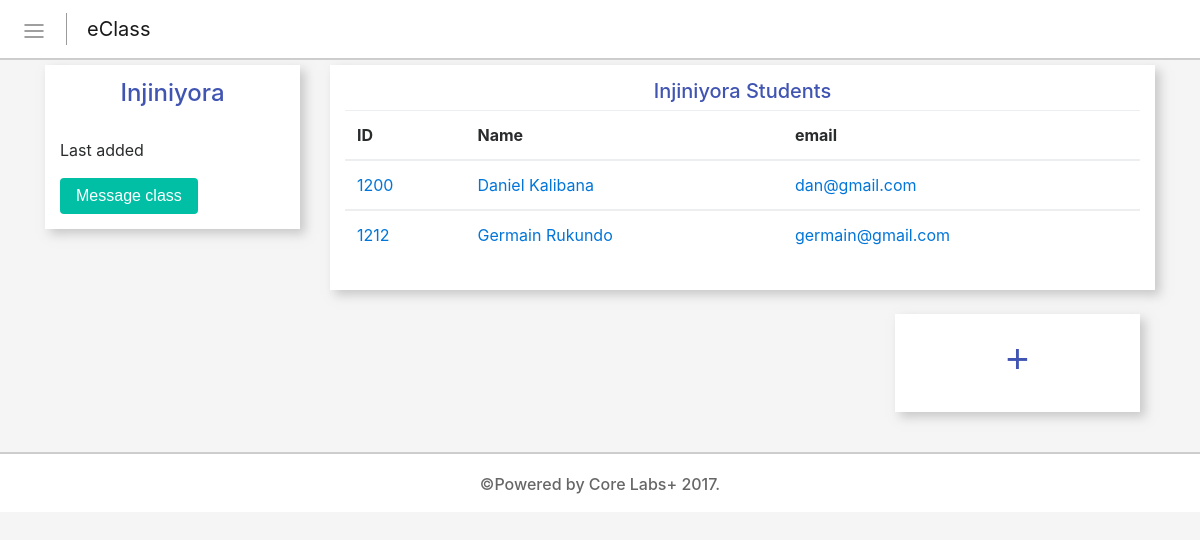
The app's page /t/class=3 (signed in), older data.
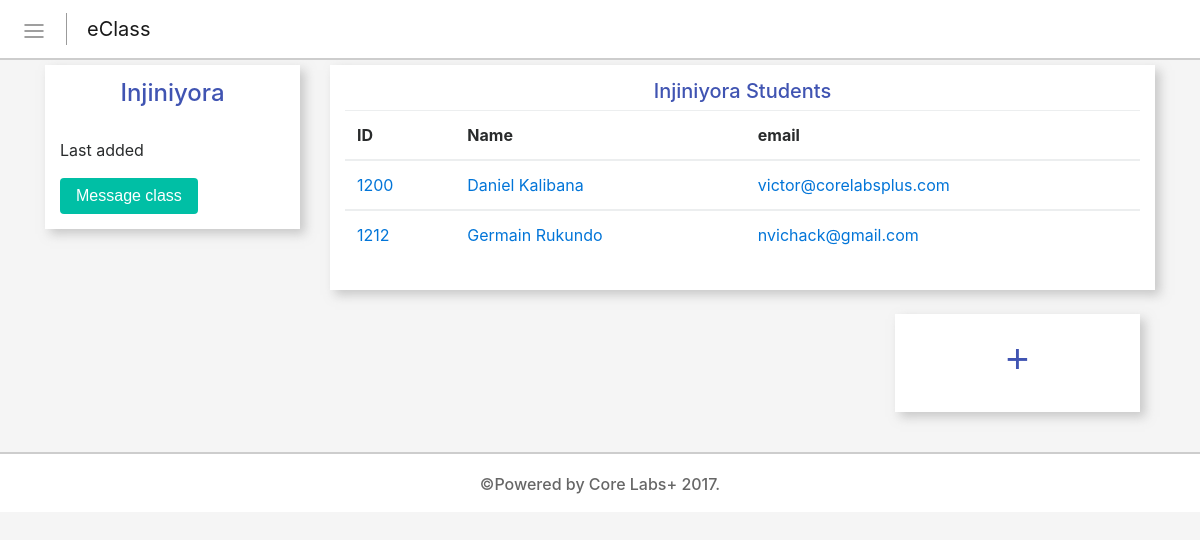
The same page, newer data.
### eclass/models.py (models this page shows, shortened)
class student(models.Model):
	first_name = models.CharField(max_length=100, help_text="Add First name")
	last_name = models.CharField(max_length=100, help_text="Add Last name")
	email = models.EmailField(help_text="Add Email")
	id_number = models.CharField(max_length=50, help_text="Add ID", unique=True)
	eclass = models.ForeignKey(eclass, help_text="Choose a class", on_delete=models.CASCADE)
	username = models.ForeignKey(User, help_text="Associated user", on_delete=models.CASCADE)
	Pending = 'Pending'
	created = 'created'
	statuses = {
	(Pending, 'Pending'),
	(created, 'created'),
	}
	status = models.CharField(max_length=20, choices=statuses, default="Pending")

### eclass/views.py (the view)
# urls.py: url(r't/class=(?P<class_id>\d+)', views.admin_class, name="Class"),
@login_required(login_url="/login")
def admin_class(request, class_id):
	user = request.user
	if user.is_superuser:
		instance = get_object_or_404(eclass, id=class_id)
		data = {}
		data['class'] = eclass.objects.get(pk=class_id)
		data['students'] = student.objects.filter(eclass = eclass.objects.get(pk=class_id))
		return render(request, 'admin-class.html', data)
	else:
		return redirect('/error')

### templates/admin-class.html (shortened to what this page needs)
{% extends 'admin-sidebar.html' %}
{% load staticfiles %}
{% block content %}
	<div class="container under-navbar">
		<div class="row">
			<div class="col-md-3 class-holder">
				<div class="col-content with-box-shadow class">
					<h4 align="center" class="color-pink">{{class.name}}</h4>
					<br>
					<p>{{class.description}}</p>
					<button class="btn btn-default green-bcg white transparent-btn" data-toggle="modal" data-target="#message-class">Message class</button>
				</div>
			</div>
			<div class="col-md-9 class-holder ">
				<div class="col-content with-box-shadow class">
					<h5 align="center" class="color-pink">{{class.name}} Students</h5>
					<table class="table table-hover" id="table">
						<thead class="core-text">
							<tr>
								<th>ID</th>
								<th>Name</th>
								<th>email</th>
							</tr>
						</thead>
						{% for student in students %}
						<tbody>
							<tr>
								<td><a href="/t/individual={{student.id}}" class="t-item"> {{student.id_number}}</a></td>
								<td><a href="/t/individual={{student.id}}" class="t-item">{{student.first_name}} {{student.last_name}}</a></td>
								<td><a href="/t/individual={{student.id}}" class="t-item">{{student.email}}</a></td>
							</tr>
						</tbody>
						{% empty %}
							<h4 align="center">No students in this class</h4>
						{% endfor %}
					</table>
				</div>
				<br>
				<div class="col-md-4 class-holder pull-right">
					<div class="col-content with-box-shadow class">
						<center><button class="btn btn-default color-pink transparent-btn" data-toggle="modal" data-target="#myModal"><h1>+</h1></button></center>
					</div>
				</div>
			</div>
		</div>
	</div>
{% endblock%}

Row changes from the older to the newer data that the page shows:
changed student "Daniel": email "dan@gmail.com" → "victor@corelabsplus.com"
changed student "Germain": email "germain@gmail.com" → "nvichack@gmail.com"
